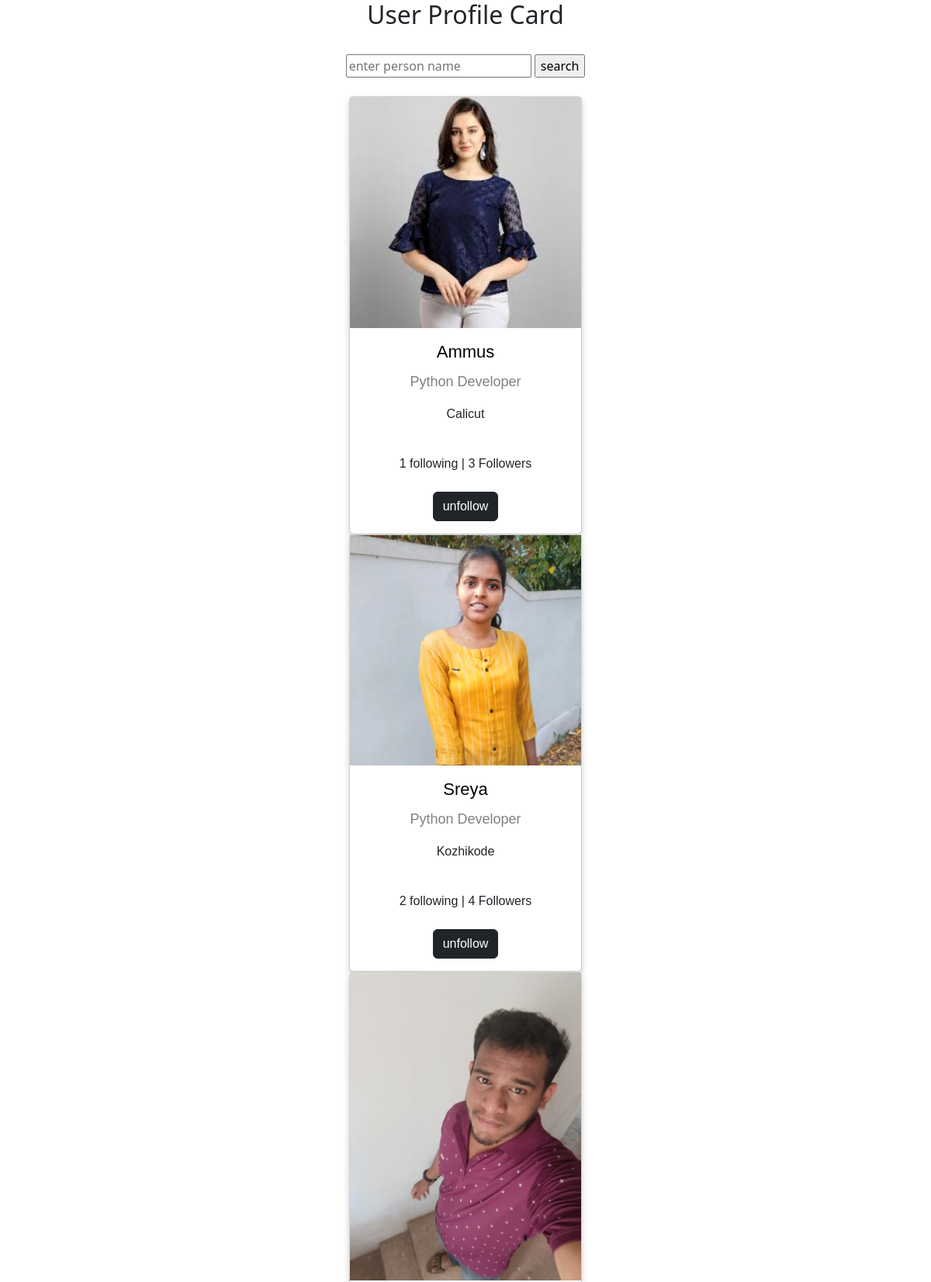
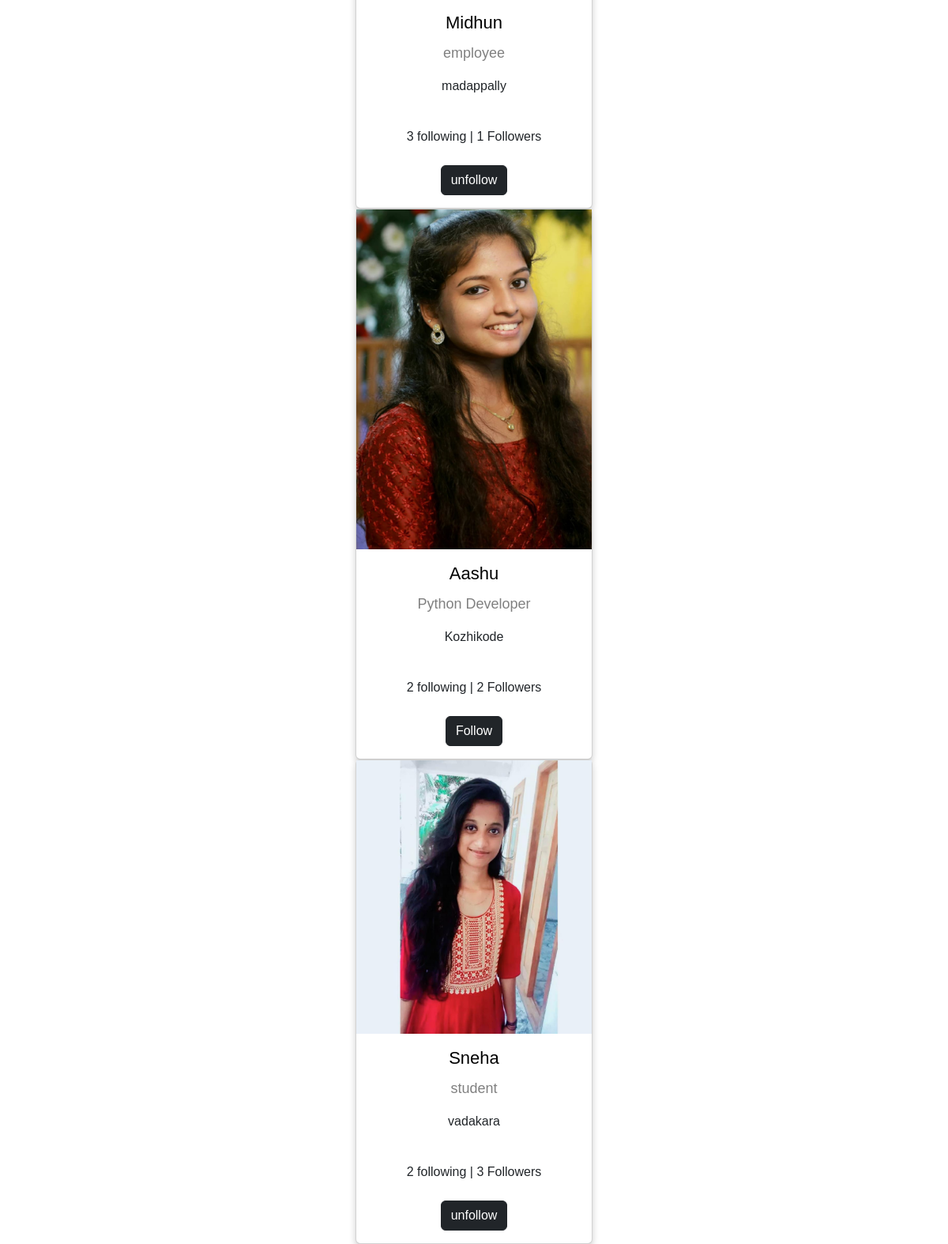
The app's page /profile/all/ (signed in), older data (2 pictures, top to bottom).
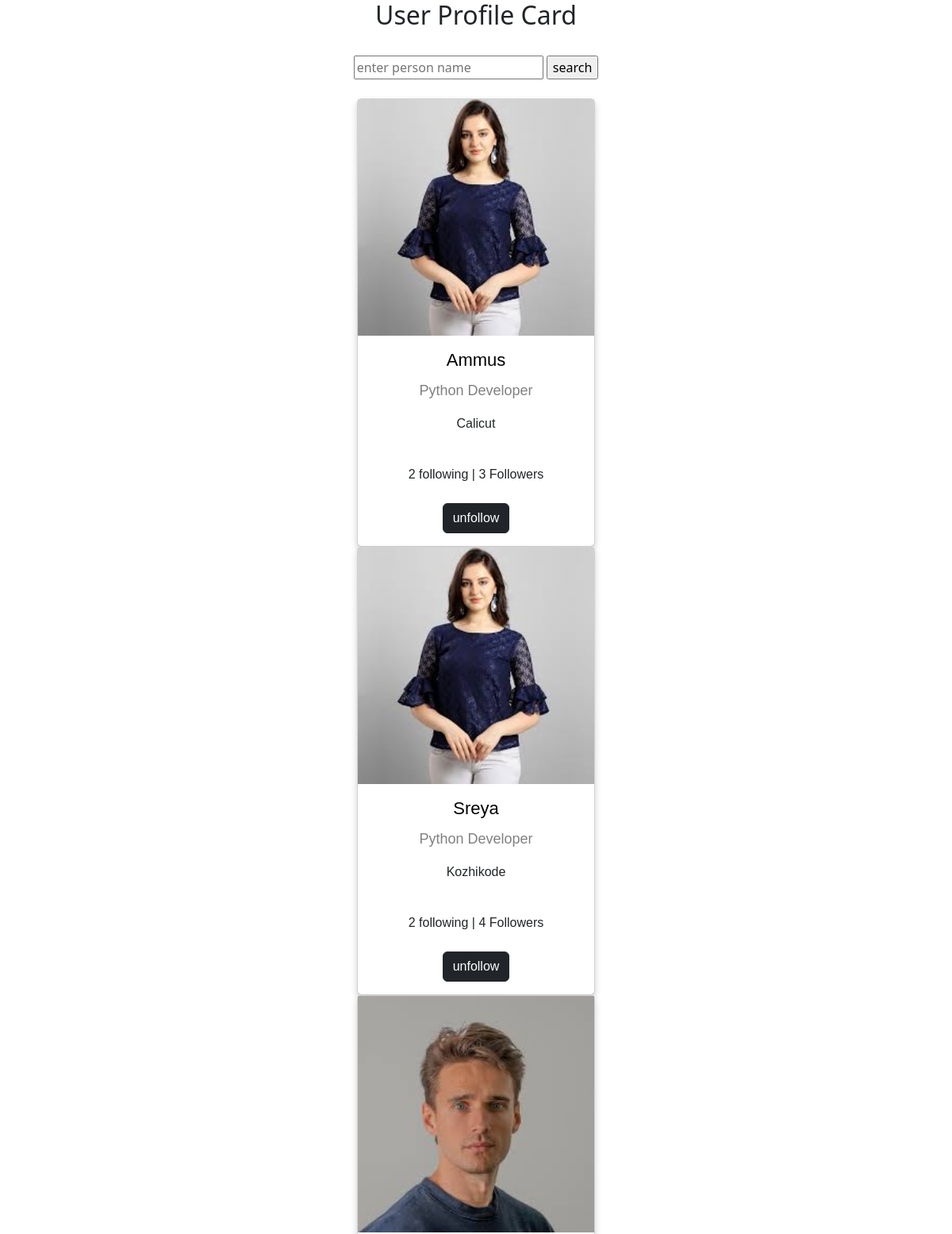
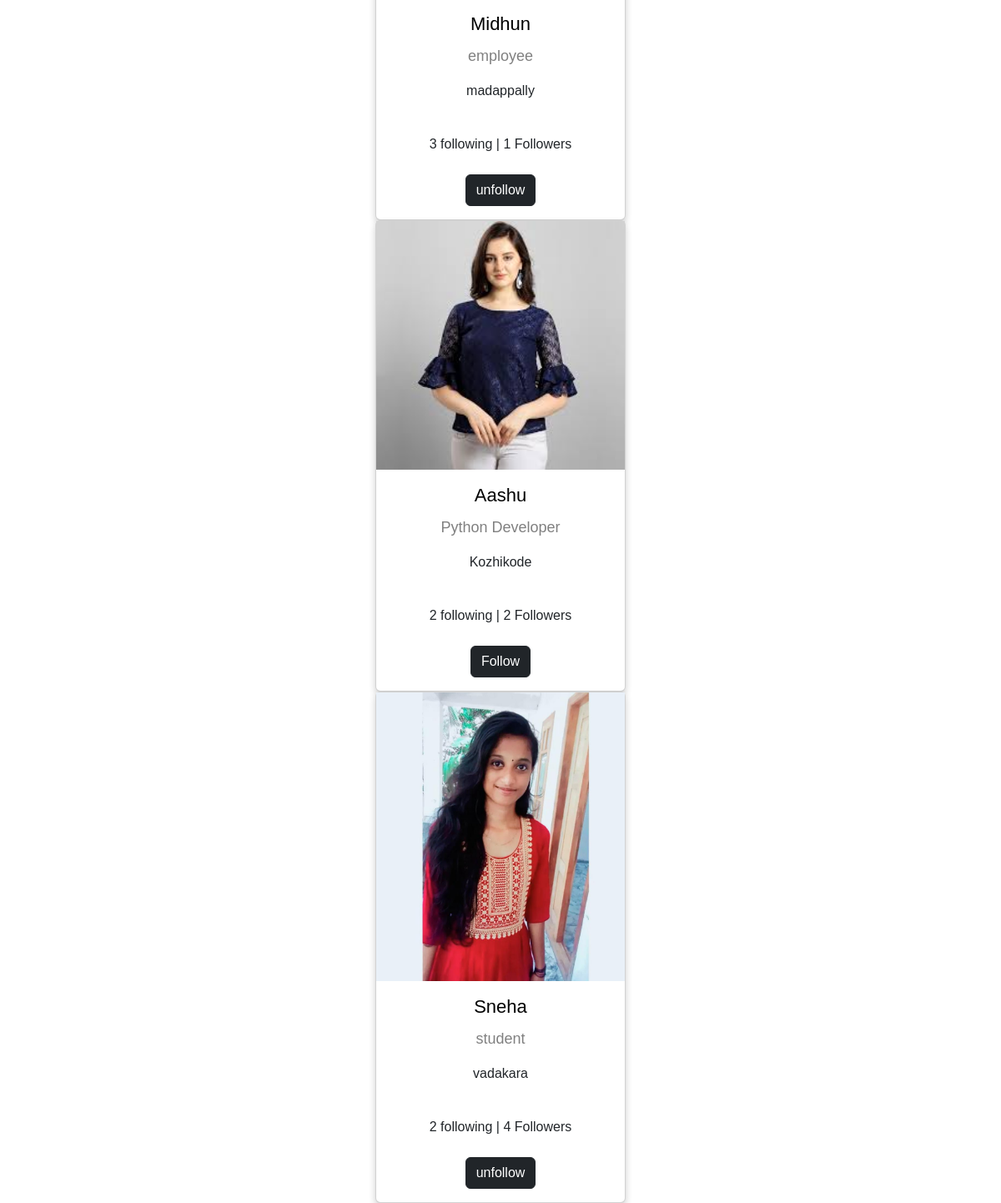
The same page, newer data (2 pictures, top to bottom).
### myapp/models.py (models this page shows, shortened)
class UserProfile(models.Model):
    user=models.OneToOneField(User,on_delete=models.CASCADE,related_name="profile")
    profile_pic=models.ImageField(upload_to="profilepics",blank=True,default='/profilepics/default.png')
    bio=models.CharField(max_length=200,null=True)
    address=models.CharField(max_length=200,null=True)
    dob=models.DateTimeField(null=True)
    following=models.ManyToManyField("self",related_name="followed_by",symmetrical=False)
    created_date=models.DateTimeField(auto_now_add=True)
    cover_pic=models.ImageField(upload_to="coverpic",blank=True,default="/profilepics/cover.jpg")
    def __str__(self):
        return self.user.username

### myapp/views.py (the view, shortened to what this page needs)
# urls.py: path('profile/all/',views.ProfileListView.as_view(),name="profilelist"),
@method_decorator(signin_required,name="dispatch")
class ProfileListView(ListView):
    model=UserProfile
    template_name="profile-list.html"
    context_object_name="profiles"
    def get_queryset(self):
        return UserProfile.objects.exclude(user=self.request.user)

### myapp/views.py (called while the page is built)
def signin_required(fn):
    def wrapper(request,*args,**kwargs):
        if not request.user.is_authenticated:
            messages.error(request,"please login")
            return redirect("signin")
        return fn(request,*args,**kwargs)
    return wrapper

### myapp/templates/profile-list.html (shortened to what this page needs)
<!DOCTYPE html>
<html>
<head>
  <link rel="stylesheet" href="https://cdnjs.cloudflare.com/ajax/libs/font-awesome/4.7.0/css/font-awesome.min.css">
  <link href="https://cdn.jsdelivr.net/npm/bootstrap@5.3.0-alpha3/dist/css/bootstrap.min.css" rel="stylesheet"
>
</head>
<body>
  <h2 style="text-align:center">User Profile Card</h2>
  <form action="" method="post">
    <div class="text-center p-4 " >
    <input type="text" name="username" placeholder="enter person name">
      <input type="submit" value="search" >
    </div>
  </form>
  {%for profile in profiles%}
  <div class="card">
    {%if profile.profile_pic%}
    <img src="{{profile.profile_pic.url}}" alt="John" style="width:100%">
    {%endif%}
    <h1> <a href="{%url 'profiledetail' profile.id%}">{{profile}} </a></h1>
    <p class="title">{{profile.bio}}</p>
    <p>{{profile.address}}</p>
    <div style="margin: 24px 0;">
      {{profile.following.all.count}} following |
      {{profile.followed_by.all.count}} Followers
    </div>
    <p>
      {%if request.user.profile in profile.followed_by.all%}
      <a href="{%url 'unfollow' profile.id%}" class="btn btn-dark">unfollow</a>
      {%else%}
      <a href="{%url 'follow' profile.id%}" class="btn btn-dark">Follow</a>
      {%endif%}
    </p>
  </div>
  {%endfor%}
</body>
</html>

Row changes from the older to the newer data that the page shows:
computed for UserProfile "Calicut": following.all.count "1" → "2"
changed UserProfile "Sreya": profile_pic: a different picture
changed UserProfile "employee": profile_pic: a different picture
changed UserProfile "Aashu": profile_pic: a different picture
computed for UserProfile "student": followed_by.all.count "3" → "4"
